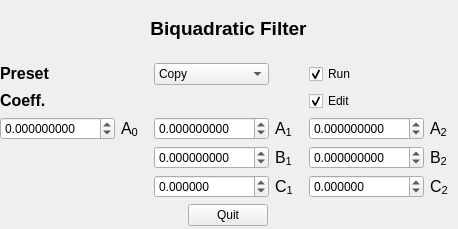
<?xml version="1.0" encoding="UTF-8"?>
<ui version="4.0">
 <class>MainWindow</class>
 <widget class="QMainWindow" name="MainWindow">
  <property name="geometry">
   <rect>
    <x>0</x>
    <y>0</y>
    <width>458</width>
    <height>229</height>
   </rect>
  </property>
  <property name="windowTitle">
   <string>Biquadratic Filter</string>
  </property>
  <widget class="QWidget" name="centralwidget">
   <property name="sizePolicy">
    <sizepolicy hsizetype="Fixed" vsizetype="Fixed">
     <horstretch>0</horstretch>
     <verstretch>0</verstretch>
    </sizepolicy>
   </property>
   <widget class="QWidget" name="verticalLayoutWidget">
    <property name="geometry">
     <rect>
      <x>0</x>
      <y>0</y>
      <width>457</width>
      <height>226</height>
     </rect>
    </property>
    <layout class="QVBoxLayout" name="verticalLayout">
     <item>
      <widget class="QLabel" name="label_3">
       <property name="text">
        <string>&lt;html&gt;&lt;head/&gt;&lt;body&gt;&lt;p&gt;&lt;span style=&quot; font-size:14pt; font-weight:600;&quot;&gt;Biquadratic Filter&lt;/span&gt;&lt;/p&gt;&lt;/body&gt;&lt;/html&gt;</string>
       </property>
       <property name="alignment">
        <set>Qt::AlignCenter</set>
       </property>
      </widget>
     </item>
     <item>
      <layout class="QGridLayout" name="gridLayout">
       <item row="2" column="3">
        <widget class="QLabel" name="label_5">
         <property name="text">
          <string>&lt;html&gt;&lt;head/&gt;&lt;body&gt;&lt;p&gt;&lt;span style=&quot; font-size:12pt;&quot;&gt;A&lt;/span&gt;&lt;span style=&quot; font-size:12pt; vertical-align:sub;&quot;&gt;1&lt;/span&gt;&lt;/p&gt;&lt;/body&gt;&lt;/html&gt;</string>
         </property>
        </widget>
       </item>
       <item row="1" column="0">
        <widget class="QLabel" name="label_2">
         <property name="text">
          <string>&lt;html&gt;&lt;head/&gt;&lt;body&gt;&lt;p&gt;&lt;span style=&quot; font-size:12pt; font-weight:600;&quot;&gt;Coeff.&lt;/span&gt;&lt;/p&gt;&lt;/body&gt;&lt;/html&gt;</string>
         </property>
        </widget>
       </item>
       <item row="3" column="4">
        <widget class="QDoubleSpinBox" name="b2sb">
         <property name="decimals">
          <number>9</number>
         </property>
         <property name="minimum">
          <double>-128.000000000000000</double>
         </property>
         <property name="maximum">
          <double>128.000000000000000</double>
         </property>
        </widget>
       </item>
       <item row="4" column="2">
        <widget class="QDoubleSpinBox" name="c1sb">
         <property name="decimals">
          <number>6</number>
         </property>
         <property name="minimum">
          <double>-2048.000000000000000</double>
         </property>
         <property name="maximum">
          <double>2048.000000000000000</double>
         </property>
        </widget>
       </item>
       <item row="2" column="4">
        <widget class="QDoubleSpinBox" name="a2sb">
         <property name="decimals">
          <number>9</number>
         </property>
         <property name="minimum">
          <double>-128.000000000000000</double>
         </property>
         <property name="maximum">
          <double>128.000000000000000</double>
         </property>
        </widget>
       </item>
       <item row="3" column="5">
        <widget class="QLabel" name="label_8">
         <property name="text">
          <string>&lt;html&gt;&lt;head/&gt;&lt;body&gt;&lt;p&gt;&lt;span style=&quot; font-size:12pt;&quot;&gt;B&lt;/span&gt;&lt;span style=&quot; font-size:12pt; vertical-align:sub;&quot;&gt;2&lt;/span&gt;&lt;/p&gt;&lt;/body&gt;&lt;/html&gt;</string>
         </property>
        </widget>
       </item>
       <item row="2" column="5">
        <widget class="QLabel" name="label_6">
         <property name="text">
          <string>&lt;html&gt;&lt;head/&gt;&lt;body&gt;&lt;p&gt;&lt;span style=&quot; font-size:12pt;&quot;&gt;A&lt;/span&gt;&lt;span style=&quot; font-size:12pt; vertical-align:sub;&quot;&gt;2&lt;/span&gt;&lt;/p&gt;&lt;/body&gt;&lt;/html&gt;</string>
         </property>
        </widget>
       </item>
       <item row="4" column="3">
        <widget class="QLabel" name="label_9">
         <property name="text">
          <string>&lt;html&gt;&lt;head/&gt;&lt;body&gt;&lt;p&gt;&lt;span style=&quot; font-size:12pt;&quot;&gt;C&lt;/span&gt;&lt;span style=&quot; font-size:12pt; vertical-align:sub;&quot;&gt;1&lt;/span&gt;&lt;/p&gt;&lt;/body&gt;&lt;/html&gt;</string>
         </property>
        </widget>
       </item>
       <item row="3" column="2">
        <widget class="QDoubleSpinBox" name="b1sb">
         <property name="decimals">
          <number>9</number>
         </property>
         <property name="minimum">
          <double>-128.000000000000000</double>
         </property>
         <property name="maximum">
          <double>128.000000000000000</double>
         </property>
        </widget>
       </item>
       <item row="4" column="4">
        <widget class="QDoubleSpinBox" name="c2sb">
         <property name="decimals">
          <number>6</number>
         </property>
         <property name="minimum">
          <double>-2048.000000000000000</double>
         </property>
         <property name="maximum">
          <double>2048.000000000000000</double>
         </property>
        </widget>
       </item>
       <item row="2" column="1">
        <widget class="QLabel" name="label_4">
         <property name="text">
          <string>&lt;html&gt;&lt;head/&gt;&lt;body&gt;&lt;p&gt;&lt;span style=&quot; font-size:12pt;&quot;&gt;A&lt;/span&gt;&lt;span style=&quot; font-size:12pt; vertical-align:sub;&quot;&gt;0&lt;/span&gt;&lt;/p&gt;&lt;/body&gt;&lt;/html&gt;</string>
         </property>
        </widget>
       </item>
       <item row="0" column="2">
        <widget class="QComboBox" name="presetcb">
         <item>
          <property name="text">
           <string>Copy</string>
          </property>
         </item>
         <item>
          <property name="text">
           <string>Low Pass </string>
          </property>
         </item>
         <item>
          <property name="text">
           <string>Derivator</string>
          </property>
         </item>
         <item>
          <property name="text">
           <string>Integrator</string>
          </property>
         </item>
         <item>
          <property name="text">
           <string>Phase Shifter</string>
          </property>
         </item>
         <item>
          <property name="text">
           <string>Notch</string>
          </property>
         </item>
         <item>
          <property name="text">
           <string>Half Integrator</string>
          </property>
         </item>
         <item>
          <property name="text">
           <string>Harm. Oscill.</string>
          </property>
         </item>
        </widget>
       </item>
       <item row="3" column="3">
        <widget class="QLabel" name="label_7">
         <property name="text">
          <string>&lt;html&gt;&lt;head/&gt;&lt;body&gt;&lt;p&gt;&lt;span style=&quot; font-size:12pt;&quot;&gt;B&lt;/span&gt;&lt;span style=&quot; font-size:12pt; vertical-align:sub;&quot;&gt;1&lt;/span&gt;&lt;/p&gt;&lt;/body&gt;&lt;/html&gt;</string>
         </property>
        </widget>
       </item>
       <item row="2" column="2">
        <widget class="QDoubleSpinBox" name="a1sb">
         <property name="decimals">
          <number>9</number>
         </property>
         <property name="minimum">
          <double>-128.000000000000000</double>
         </property>
         <property name="maximum">
          <double>128.000000000000000</double>
         </property>
        </widget>
       </item>
       <item row="0" column="0">
        <widget class="QLabel" name="label">
         <property name="text">
          <string>&lt;html&gt;&lt;head/&gt;&lt;body&gt;&lt;p&gt;&lt;span style=&quot; font-size:12pt; font-weight:600;&quot;&gt;Preset&lt;/span&gt;&lt;/p&gt;&lt;/body&gt;&lt;/html&gt;</string>
         </property>
        </widget>
       </item>
       <item row="2" column="0">
        <widget class="QDoubleSpinBox" name="a0sb">
         <property name="decimals">
          <number>9</number>
         </property>
         <property name="minimum">
          <double>-128.000000000000000</double>
         </property>
         <property name="maximum">
          <double>128.000000000000000</double>
         </property>
        </widget>
       </item>
       <item row="4" column="5">
        <widget class="QLabel" name="label_10">
         <property name="text">
          <string>&lt;html&gt;&lt;head/&gt;&lt;body&gt;&lt;p&gt;&lt;span style=&quot; font-size:12pt;&quot;&gt;C&lt;/span&gt;&lt;span style=&quot; font-size:12pt; vertical-align:sub;&quot;&gt;2&lt;/span&gt;&lt;/p&gt;&lt;/body&gt;&lt;/html&gt;</string>
         </property>
        </widget>
       </item>
       <item row="0" column="4">
        <widget class="QCheckBox" name="oncb">
         <property name="sizePolicy">
          <sizepolicy hsizetype="Fixed" vsizetype="Fixed">
           <horstretch>0</horstretch>
           <verstretch>0</verstretch>
          </sizepolicy>
         </property>
         <property name="text">
          <string>Run</string>
         </property>
         <property name="checked">
          <bool>true</bool>
         </property>
        </widget>
       </item>
       <item row="1" column="4">
        <widget class="QCheckBox" name="editcb">
         <property name="sizePolicy">
          <sizepolicy hsizetype="Fixed" vsizetype="Fixed">
           <horstretch>0</horstretch>
           <verstretch>0</verstretch>
          </sizepolicy>
         </property>
         <property name="text">
          <string>Edit</string>
         </property>
         <property name="checked">
          <bool>true</bool>
         </property>
        </widget>
       </item>
      </layout>
     </item>
     <item>
      <layout class="QHBoxLayout" name="horizontalLayout">
       <item>
        <widget class="QPushButton" name="quitbt">
         <property name="sizePolicy">
          <sizepolicy hsizetype="Fixed" vsizetype="Fixed">
           <horstretch>0</horstretch>
           <verstretch>0</verstretch>
          </sizepolicy>
         </property>
         <property name="text">
          <string>Quit</string>
         </property>
        </widget>
       </item>
      </layout>
     </item>
    </layout>
   </widget>
  </widget>
 </widget>
 <resources/>
 <connections/>
</ui>
